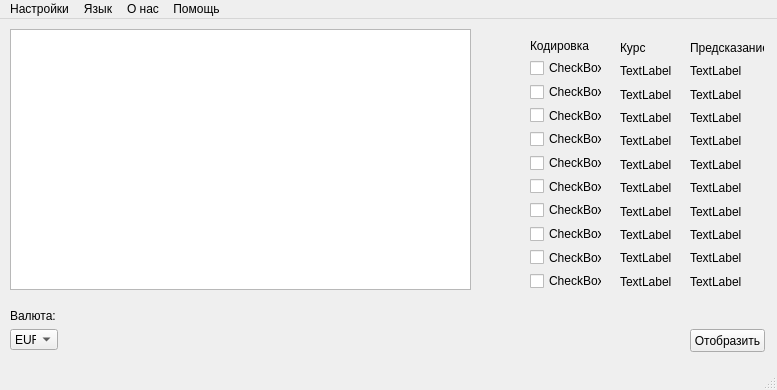
<?xml version="1.0" encoding="UTF-8"?>
<ui version="4.0">
 <class>MainWindow</class>
 <widget class="QMainWindow" name="MainWindow">
  <property name="geometry">
   <rect>
    <x>0</x>
    <y>0</y>
    <width>777</width>
    <height>390</height>
   </rect>
  </property>
  <property name="windowTitle">
   <string>MainWindow</string>
  </property>
  <widget class="QWidget" name="centralwidget">
   <widget class="QGraphicsView" name="graphicsView">
    <property name="geometry">
     <rect>
      <x>10</x>
      <y>10</y>
      <width>461</width>
      <height>261</height>
     </rect>
    </property>
   </widget>
   <widget class="QPushButton" name="pushButton">
    <property name="geometry">
     <rect>
      <x>690</x>
      <y>310</y>
      <width>75</width>
      <height>23</height>
     </rect>
    </property>
    <property name="text">
     <string>Отобразить</string>
    </property>
   </widget>
   <widget class="QWidget" name="">
    <property name="geometry">
     <rect>
      <x>530</x>
      <y>20</y>
      <width>72</width>
      <height>251</height>
     </rect>
    </property>
    <layout class="QVBoxLayout" name="verticalLayout">
     <item>
      <widget class="QLabel" name="label">
       <property name="text">
        <string>Кодировка</string>
       </property>
      </widget>
     </item>
     <item>
      <widget class="QCheckBox" name="checkBox_5">
       <property name="text">
        <string>CheckBox</string>
       </property>
      </widget>
     </item>
     <item>
      <widget class="QCheckBox" name="checkBox">
       <property name="text">
        <string>CheckBox</string>
       </property>
      </widget>
     </item>
     <item>
      <widget class="QCheckBox" name="checkBox_3">
       <property name="text">
        <string>CheckBox</string>
       </property>
      </widget>
     </item>
     <item>
      <widget class="QCheckBox" name="checkBox_2">
       <property name="text">
        <string>CheckBox</string>
       </property>
      </widget>
     </item>
     <item>
      <widget class="QCheckBox" name="checkBox_4">
       <property name="text">
        <string>CheckBox</string>
       </property>
      </widget>
     </item>
     <item>
      <widget class="QCheckBox" name="checkBox_6">
       <property name="text">
        <string>CheckBox</string>
       </property>
      </widget>
     </item>
     <item>
      <widget class="QCheckBox" name="checkBox_7">
       <property name="text">
        <string>CheckBox</string>
       </property>
      </widget>
     </item>
     <item>
      <widget class="QCheckBox" name="checkBox_8">
       <property name="text">
        <string>CheckBox</string>
       </property>
      </widget>
     </item>
     <item>
      <widget class="QCheckBox" name="checkBox_9">
       <property name="text">
        <string>CheckBox</string>
       </property>
      </widget>
     </item>
     <item>
      <widget class="QCheckBox" name="checkBox_10">
       <property name="text">
        <string>CheckBox</string>
       </property>
      </widget>
     </item>
    </layout>
   </widget>
   <widget class="QWidget" name="">
    <property name="geometry">
     <rect>
      <x>620</x>
      <y>20</y>
      <width>51</width>
      <height>251</height>
     </rect>
    </property>
    <layout class="QVBoxLayout" name="verticalLayout_2">
     <item>
      <widget class="QLabel" name="label_2">
       <property name="text">
        <string>Курс</string>
       </property>
      </widget>
     </item>
     <item>
      <widget class="QLabel" name="label_6">
       <property name="text">
        <string>TextLabel</string>
       </property>
      </widget>
     </item>
     <item>
      <widget class="QLabel" name="label_7">
       <property name="text">
        <string>TextLabel</string>
       </property>
      </widget>
     </item>
     <item>
      <widget class="QLabel" name="label_11">
       <property name="text">
        <string>TextLabel</string>
       </property>
      </widget>
     </item>
     <item>
      <widget class="QLabel" name="label_9">
       <property name="text">
        <string>TextLabel</string>
       </property>
      </widget>
     </item>
     <item>
      <widget class="QLabel" name="label_8">
       <property name="text">
        <string>TextLabel</string>
       </property>
      </widget>
     </item>
     <item>
      <widget class="QLabel" name="label_10">
       <property name="text">
        <string>TextLabel</string>
       </property>
      </widget>
     </item>
     <item>
      <widget class="QLabel" name="label_12">
       <property name="text">
        <string>TextLabel</string>
       </property>
      </widget>
     </item>
     <item>
      <widget class="QLabel" name="label_13">
       <property name="text">
        <string>TextLabel</string>
       </property>
      </widget>
     </item>
     <item>
      <widget class="QLabel" name="label_14">
       <property name="text">
        <string>TextLabel</string>
       </property>
      </widget>
     </item>
     <item>
      <widget class="QLabel" name="label_15">
       <property name="text">
        <string>TextLabel</string>
       </property>
      </widget>
     </item>
    </layout>
   </widget>
   <widget class="QWidget" name="">
    <property name="geometry">
     <rect>
      <x>690</x>
      <y>20</y>
      <width>74</width>
      <height>251</height>
     </rect>
    </property>
    <layout class="QVBoxLayout" name="verticalLayout_3">
     <item>
      <widget class="QLabel" name="label_3">
       <property name="text">
        <string>Предсказание</string>
       </property>
      </widget>
     </item>
     <item>
      <widget class="QLabel" name="label_18">
       <property name="text">
        <string>TextLabel</string>
       </property>
      </widget>
     </item>
     <item>
      <widget class="QLabel" name="label_19">
       <property name="text">
        <string>TextLabel</string>
       </property>
      </widget>
     </item>
     <item>
      <widget class="QLabel" name="label_20">
       <property name="text">
        <string>TextLabel</string>
       </property>
      </widget>
     </item>
     <item>
      <widget class="QLabel" name="label_21">
       <property name="text">
        <string>TextLabel</string>
       </property>
      </widget>
     </item>
     <item>
      <widget class="QLabel" name="label_22">
       <property name="text">
        <string>TextLabel</string>
       </property>
      </widget>
     </item>
     <item>
      <widget class="QLabel" name="label_23">
       <property name="text">
        <string>TextLabel</string>
       </property>
      </widget>
     </item>
     <item>
      <widget class="QLabel" name="label_24">
       <property name="text">
        <string>TextLabel</string>
       </property>
      </widget>
     </item>
     <item>
      <widget class="QLabel" name="label_25">
       <property name="text">
        <string>TextLabel</string>
       </property>
      </widget>
     </item>
     <item>
      <widget class="QLabel" name="label_26">
       <property name="text">
        <string>TextLabel</string>
       </property>
      </widget>
     </item>
     <item>
      <widget class="QLabel" name="label_27">
       <property name="text">
        <string>TextLabel</string>
       </property>
      </widget>
     </item>
    </layout>
   </widget>
   <widget class="QWidget" name="">
    <property name="geometry">
     <rect>
      <x>10</x>
      <y>290</y>
      <width>48</width>
      <height>41</height>
     </rect>
    </property>
    <layout class="QVBoxLayout" name="verticalLayout_4">
     <item>
      <widget class="QLabel" name="label_5">
       <property name="text">
        <string>Валюта:</string>
       </property>
      </widget>
     </item>
     <item>
      <widget class="QComboBox" name="comboBox">
       <item>
        <property name="text">
         <string>EUR</string>
        </property>
       </item>
       <item>
        <property name="text">
         <string>US</string>
        </property>
       </item>
       <item>
        <property name="text">
         <string>RUS</string>
        </property>
       </item>
      </widget>
     </item>
    </layout>
   </widget>
  </widget>
  <widget class="QMenuBar" name="menubar">
   <property name="geometry">
    <rect>
     <x>0</x>
     <y>0</y>
     <width>777</width>
     <height>21</height>
    </rect>
   </property>
   <widget class="QMenu" name="menu">
    <property name="title">
     <string>Настройки</string>
    </property>
   </widget>
   <widget class="QMenu" name="menu_2">
    <property name="title">
     <string>Язык</string>
    </property>
   </widget>
   <widget class="QMenu" name="menu_3">
    <property name="title">
     <string>О нас</string>
    </property>
   </widget>
   <widget class="QMenu" name="menu_4">
    <property name="title">
     <string>Помощь</string>
    </property>
   </widget>
   <addaction name="menu"/>
   <addaction name="menu_2"/>
   <addaction name="menu_3"/>
   <addaction name="menu_4"/>
  </widget>
  <widget class="QStatusBar" name="statusbar"/>
 </widget>
 <resources/>
 <connections/>
</ui>
